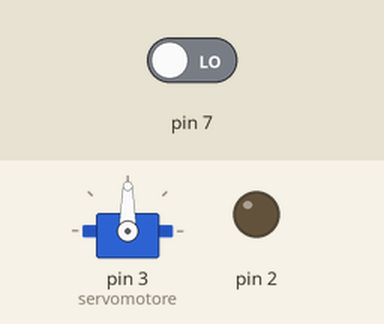
Recording of a sketch running on a simulated Arduino Uno, built with avr-gcc and run on an emulated ATmega328P. Shown: servo, output pins drawn as LEDs (lit = HIGH). Inputs (shaded band) come from the test bench; at power-on: pin 7 LOW.

Above: at 1.3 s.
1.4 s: pin 7 driven HIGH
At 2.2 s:
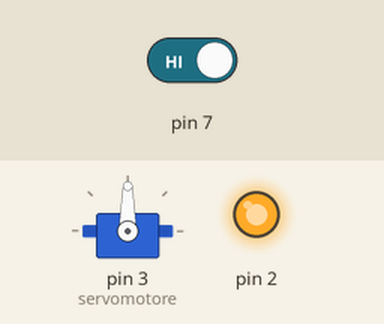
At 3.6 s:
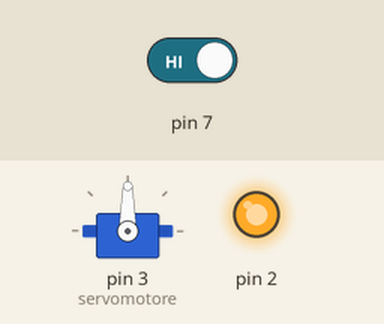
Timing chart, 0 to 10.4 s (numbered marks = the images above; inputs shaded):
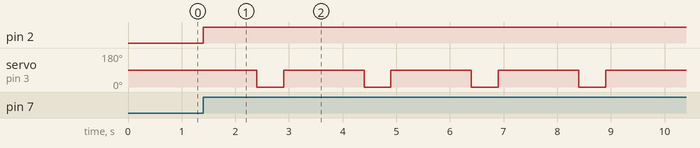

The sketch:

07_ULTIMATE.ino
```cpp
#include <Servo.h>

Servo servomotore;

/***   Global variables   ***/
int On=0;

/***   Function declaration   ***/

void setup()
{
  servomotore.attach(3);
  pinMode(2,OUTPUT);
  servomotore.write(90);
  delay(100);
  digitalWrite(2,LOW);
  pinMode(7,INPUT);
}


void loop()
{
    if (digitalRead(7) == HIGH) {
      On=1 - On;
     }
    if (On == 1) {
      digitalWrite(2,HIGH);
     }else {
      digitalWrite(2,LOW);
     }
    if (On == 1) {
      delay(1000);
      servomotore.write(0);
      delay(500);
      if (digitalRead(7) == HIGH) {
        On=1 - On;
       }
      servomotore.write(90);
      delay(500);
     }
}
```

Measured:
- after the input at 1.4 s, pin 2: LOW → HIGH at once; servo on pin 3 (servomotore): alternates 90° for 1.5 s and 0° for 0.50 s, starting after 1.0 s
